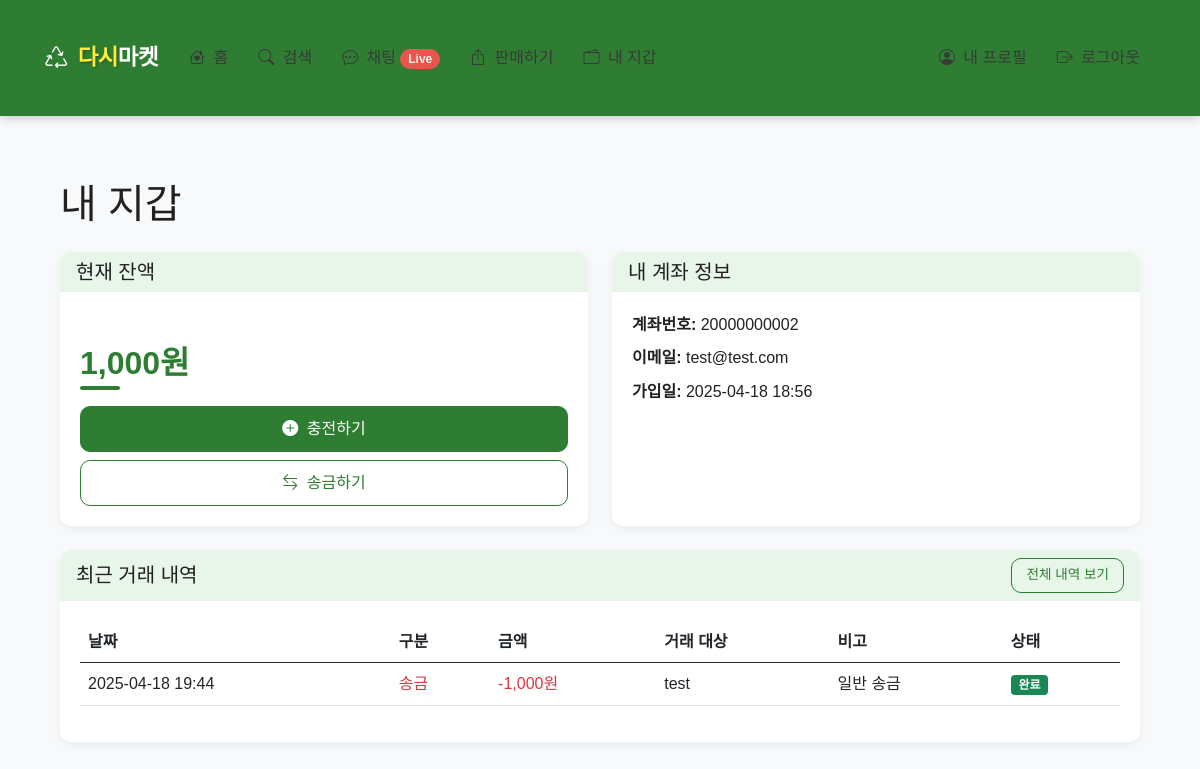
/wallet/ (signed in), run on the app's committed database.
### app/models.py (models this page shows, shortened)
class Wallet(db.Model):
    __tablename__ = 'wallets'
    id = db.Column(db.Integer, primary_key=True)
    user_id = db.Column(db.Integer, db.ForeignKey('users.id'), nullable=False)
    balance = db.Column(db.Integer, default=0)
    created_at = db.Column(db.DateTime, default=datetime.utcnow)
    updated_at = db.Column(db.DateTime, default=datetime.utcnow, onupdate=datetime.utcnow)
    sent_transfers = db.relationship('Transfer', foreign_keys='Transfer.sender_id', backref='sender', lazy='dynamic')
    received_transfers = db.relationship('Transfer', foreign_keys='Transfer.receiver_id', backref='receiver', lazy='dynamic')

class User(UserMixin, db.Model):
    __tablename__ = 'users'
    id = db.Column(db.Integer, primary_key=True)
    email = db.Column(db.String(120), unique=True, nullable=False)
    password_hash = db.Column(db.String(256), nullable=False)
    username = db.Column(db.String(64), nullable=False)
    profile_image = db.Column(db.String(120), nullable=True)
    created_at = db.Column(db.DateTime, default=datetime.utcnow)
    is_admin = db.Column(db.Boolean, default=False)
    is_active = db.Column(db.Boolean, default=True)
    products = db.relationship('Product', backref='seller', lazy='dynamic')
    wallet = db.relationship('Wallet', backref='user', uselist=False)

class Transfer(db.Model):
    __tablename__ = 'transfers'
    id = db.Column(db.Integer, primary_key=True)
    sender_id = db.Column(db.Integer, db.ForeignKey('wallets.id'), nullable=False)
    receiver_id = db.Column(db.Integer, db.ForeignKey('wallets.id'), nullable=False)
    amount = db.Column(db.Integer, nullable=False)
    product_id = db.Column(db.Integer, db.ForeignKey('products.id'), nullable=True)
    status = db.Column(db.String(20), default='completed')  # completed, pending, failed
    created_at = db.Column(db.DateTime, default=datetime.utcnow)

### app/wallet/routes.py (the view)
@bp.route('/', methods=['GET'])
@login_required
def index():
    if not current_user.wallet:
        wallet = Wallet(user_id=current_user.id)
        db.session.add(wallet)
        db.session.commit()
    transfers = (Transfer.query
                .filter((Transfer.sender_id == current_user.wallet.id) |
                        (Transfer.receiver_id == current_user.wallet.id))
                .order_by(desc(Transfer.created_at))
                .limit(10)
                .all())
    return render_template('wallet/index.html', title='내 지갑', transfers=transfers)

### app/models.py (called while the page is built)
@login_manager.user_loader
def load_user(id):
    return User.query.get(int(id))

### app/templates/wallet/index.html (shortened to what this page needs)
{% extends 'base.html' %}
{% block content %}
<div class="container">
    <h1 class="mb-4">내 지갑</h1>
    <div class="row">
        <div class="col-md-6 mb-4">
            <div class="card">
                <div class="card-header">
                    <h5 class="mb-0">현재 잔액</h5>
                </div>
                <div class="card-body">
                    <h2 class="text-primary mb-4">{{ current_user.wallet.balance|format_number }}원</h2>
                    <div class="d-grid gap-2">
                        <a href="{{ url_for('wallet.charge') }}" class="btn btn-primary">
                            <i class="bi bi-plus-circle-fill me-1"></i> 충전하기
                        </a>
                        <a href="{{ url_for('wallet.transfer') }}" class="btn btn-outline-primary">
                            <i class="bi bi-arrow-left-right me-1"></i> 송금하기
                        </a>
                    </div>
                </div>
            </div>
        </div>
        <div class="col-md-6 mb-4">
            <div class="card">
                <div class="card-header">
                    <h5 class="mb-0">내 계좌 정보</h5>
                </div>
                <div class="card-body">
                    <p class="mb-2"><strong>계좌번호:</strong> {{ current_user.id }}{{ '%010d'|format(current_user.wallet.id) }}</p>
                    <p class="mb-2"><strong>이메일:</strong> {{ current_user.email }}</p>
                    <p class="mb-0"><strong>가입일:</strong> {{ current_user.created_at|date_format }}</p>
                </div>
            </div>
        </div>
    </div>
    <div class="card">
        <div class="card-header d-flex justify-content-between align-items-center">
            <h5 class="mb-0">최근 거래 내역</h5>
            <a href="{{ url_for('wallet.history') }}" class="btn btn-sm btn-outline-primary">전체 내역 보기</a>
        </div>
        <div class="card-body">
            {% if transfers %}
            <div class="table-responsive">
                <table class="table table-hover">
                    <thead>
                        <tr>
                            <th>날짜</th>
                            <th>구분</th>
                            <th>금액</th>
                            <th>거래 대상</th>
                            <th>비고</th>
                            <th>상태</th>
                        </tr>
                    </thead>
                    <tbody>
                        {% for transfer in transfers %}
                        <tr>
                            <td>{{ transfer.created_at|date_format }}</td>
                            <td>
                                {% if transfer.sender_id == current_user.wallet.id %}
                                <span class="text-danger">송금</span>
                                {% else %}
                                <span class="text-success">입금</span>
                                {% endif %}
                            </td>
                            <td>
                                {% if transfer.sender_id == current_user.wallet.id %}
                                <span class="text-danger">-{{ transfer.amount|format_number }}원</span>
                                {% else %}
                                <span class="text-success">+{{ transfer.amount|format_number }}원</span>
                                {% endif %}
                            </td>
                            <td>
                                {% if transfer.sender_id == current_user.wallet.id %}
                                {{ transfer.receiver.user.username }}
                                {% else %}
                                {{ transfer.sender.user.username }}
                                {% endif %}
                            </td>
                            <td>
                                {% if transfer.product_id %}
                                <a href="{{ url_for('product.view_product', product_id=transfer.product_id) }}">
                                    상품 구매
                                </a>
                                {% else %}
                                일반 송금
                                {% endif %}
                            </td>
                            <td>
                                <span class="badge {% if transfer.status == 'completed' %}bg-success{% elif transfer.status == 'pending' %}bg-warning{% else %}bg-danger{% endif %}">
                                    {% if transfer.status == 'completed' %}완료{% elif transfer.status == 'pending' %}처리중{% else %}실패{% endif %}
                                </span>
                            </td>
                        </tr>
                        {% endfor %}
                    </tbody>
                </table>
            </div>
            {% else %}
            <div class="alert alert-info">
                아직 거래 내역이 없습니다.
            </div>
            {% endif %}
        </div>
    </div>
</div>
{% endblock %}

### app/static/css/style.css (style rules this page uses)
:root { --primary-color: #FF7E36; --secondary-color: #56C4C5; --accent-color: #3A86FF; --light-color: #FFF8F0; --dark-color: #363636; --gray-color: #f8f9fa; --border-radius: 10px; --box-shadow: 0 4px 12px rgba(0, 0, 0, 0.08); }
body { font-family: 'Pretendard', 'Noto Sans KR', -apple-system, BlinkMacSystemFont, sans-serif; background-color: var(--light-color); color: var(--dark-color); line-height: 1.6; padding-bottom: 0; }
.btn { border-radius: var(--border-radius); font-weight: 500; padding: 10px 20px; transition: all 0.2s ease; }
.btn-primary { background-color: var(--primary-color) !important; border-color: var(--primary-color) !important; }
.btn-outline-primary { color: var(--primary-color) !important; border-color: var(--primary-color) !important; }
.btn-sm { padding: 6px 14px; font-size: 0.85rem; }
.container { padding: 20px 15px; }
.card { border-radius: var(--border-radius); border: none; box-shadow: var(--box-shadow); transition: transform 0.3s ease, box-shadow 0.3s ease; overflow: hidden; height: 100%; background-color: white; }
.card-body { padding: 1.25rem; }
h2 { font-weight: 700; margin-top: 2rem; margin-bottom: 1.5rem; position: relative; display: inline-block; }
h2:after { content: ''; position: absolute; bottom: -8px; left: 0; width: 40px; height: 4px; background-color: var(--primary-color); border-radius: 2px; }

### app/templates/base.html (style rules this page uses)
:root { --primary-color: #2E7D32; --secondary-color: #1B5E20; --accent-color: #FF5252; --accent-color-dark: #D32F2F; --background-color: #F8F9FA; --light-accent: #E8F5E9; --text-color: #212121; --light-text: #FFFFFF; --border-radius: 10px; }
body { font-family: 'Pretendard', 'Noto Sans KR', sans-serif; background-color: var(--background-color); color: var(--text-color); }
.btn-primary { background-color: var(--primary-color); border-color: var(--primary-color); color: var(--light-text); }
.btn-outline-primary { color: var(--primary-color); border-color: var(--primary-color); }
.card { border-radius: var(--border-radius); box-shadow: 0 4px 8px rgba(0, 0, 0, 0.05); border: none; }
.card-header { background-color: var(--light-accent); border-bottom: none; font-weight: 600; }
.text-primary { color: var(--primary-color) !important; }

### data on the page
Wallet: wallet.balance "1,000", wallet.id "0000000002"
User: id "2", email "test@test.com", created_at "2025-04-18 18:56"
Transfer: shows "송금", shows "일반 송금", status "완료"
